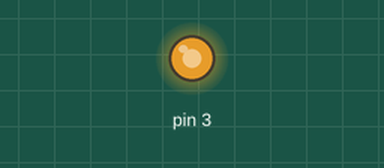
This sketch was run on a simulated Arduino Uno, built with avr-gcc and run on an emulated ATmega328P. On the bench: output pins drawn as LEDs (lit = HIGH).

Above: at 0.1 s.
Timing chart, 0 to 1.6 s (numbered marks = the images above):
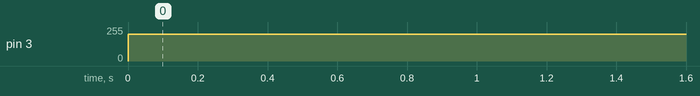

Measured:
- by itself, pin 3: 0/255 → 200/255 at 0.00 s

The sketch:

controls_motor_in_a_single_direction1.ino
```cpp
// C++ code


void setup(){
 pinMode(3,OUTPUT);
}

void loop(){
  analogWrite(3,200);
}
```
